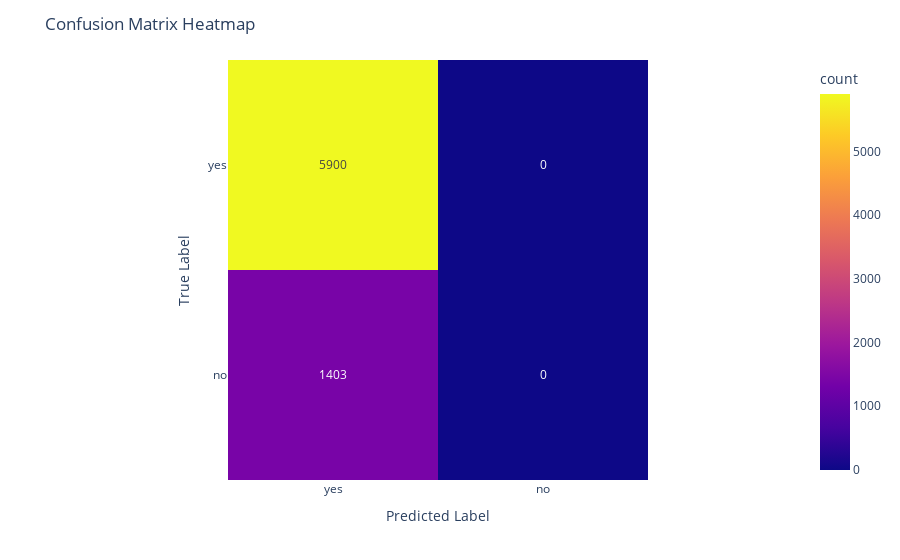

This figure's notebook cell:
### Code cell
classes = ['yes','no']
fig =  px.imshow(cnf_matrix, labels = dict(x='Predicted Label', y='True lable', color='count'),
                 x=classes,
                 y=classes,
                 text_auto=True)

fig.update_layout(
    title="Confusion Matrix Heatmap",
    xaxis_title="Predicted Label",
    yaxis_title="True Label",
    coloraxis_showscale=True
)

fig.show()

### Figure 1 — Plotly figure (JSON) as saved in the notebook; plotly's stock layout.template omitted (floating-point values rounded to 4 significant figures)
{"data": [{"coloraxis": "coloraxis", "hovertemplate": "Predicted Label: %{x}<br>True lable: %{y}<br>count: %{z}<extra></extra>", "name": "0", "texttemplate": "%{z}", "type": "heatmap", "x": ["yes", "no"], "xaxis": "x", "y": ["yes", "no"], "yaxis": "y", "z": [[5900, 0], [1403, 0]]}], "layout": {"coloraxis": {"colorbar": {"title": {"text": "count"}}, "colorscale": [[0, "#0d0887"], [0.1111, "#46039f"], [0.2222, "#7201a8"], [0.3333, "#9c179e"], [0.4444, "#bd3786"], [0.5556, "#d8576b"], [0.6667, "#ed7953"], [0.7778, "#fb9f3a"], [0.8889, "#fdca26"], [1, "#f0f921"]], "showscale": true}, "margin": {"t": 60}, "title": {"text": "Confusion Matrix Heatmap"}, "xaxis": {"anchor": "y", "constrain": "domain", "domain": [0, 1], "scaleanchor": "y", "title": {"text": "Predicted Label"}}, "yaxis": {"anchor": "x", "autorange": "reversed", "constrain": "domain", "domain": [0, 1], "title": {"text": "True Label"}}}}
